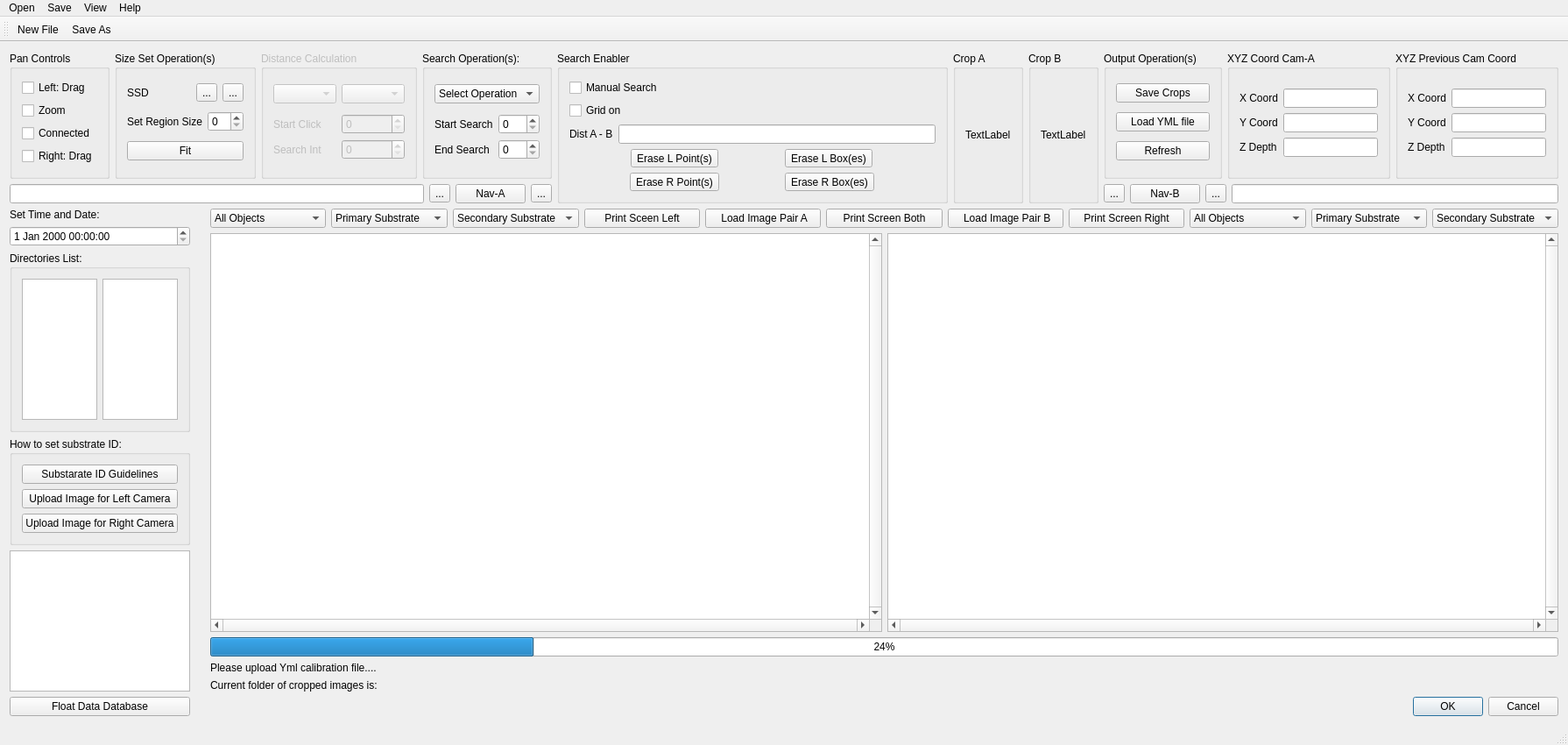
<?xml version="1.0" encoding="UTF-8"?>
<ui version="4.0">
 <class>MainWindow</class>
 <widget class="QMainWindow" name="MainWindow">
  <property name="geometry">
   <rect>
    <x>0</x>
    <y>0</y>
    <width>1790</width>
    <height>850</height>
   </rect>
  </property>
  <property name="windowTitle">
   <string>MainWindow</string>
  </property>
  <widget class="QWidget" name="centralWidget">
   <layout class="QGridLayout" name="gridLayout_12">
    <item row="0" column="3">
     <widget class="QGroupBox" name="groupBox_9">
      <property name="title">
       <string>Crop B</string>
      </property>
      <layout class="QGridLayout" name="gridLayout_11">
       <item row="0" column="0">
        <widget class="QLabel" name="labelCroppedB">
         <property name="text">
          <string>TextLabel</string>
         </property>
        </widget>
       </item>
      </layout>
     </widget>
    </item>
    <item row="0" column="4">
     <layout class="QVBoxLayout" name="verticalLayout_9">
      <item>
       <layout class="QHBoxLayout" name="horizontalLayout_13">
        <item>
         <widget class="QGroupBox" name="groupBox_3">
          <property name="title">
           <string>Output Operation(s)</string>
          </property>
          <layout class="QGridLayout" name="gridLayout_8">
           <item row="1" column="0">
            <widget class="QPushButton" name="loadYMLFile">
             <property name="text">
              <string>Load YML file</string>
             </property>
            </widget>
           </item>
           <item row="0" column="0">
            <widget class="QPushButton" name="saveCropsImgsBtn">
             <property name="text">
              <string>Save Crops</string>
             </property>
            </widget>
           </item>
           <item row="2" column="0">
            <widget class="QPushButton" name="refreshBtn">
             <property name="text">
              <string>Refresh</string>
             </property>
            </widget>
           </item>
          </layout>
         </widget>
        </item>
        <item>
         <widget class="QGroupBox" name="groupBox_2">
          <property name="title">
           <string>XYZ Coord Cam-A</string>
          </property>
          <layout class="QGridLayout" name="gridLayout_6">
           <item row="0" column="0">
            <layout class="QHBoxLayout" name="horizontalLayout_2">
             <item>
              <layout class="QVBoxLayout" name="verticalLayout_2">
               <item>
                <widget class="QLabel" name="label_2">
                 <property name="text">
                  <string>X Coord</string>
                 </property>
                </widget>
               </item>
               <item>
                <widget class="QLabel" name="label_3">
                 <property name="text">
                  <string>Y Coord</string>
                 </property>
                </widget>
               </item>
               <item>
                <widget class="QLabel" name="label_4">
                 <property name="text">
                  <string>Z Depth</string>
                 </property>
                </widget>
               </item>
              </layout>
             </item>
             <item>
              <layout class="QVBoxLayout" name="verticalLayout">
               <item>
                <widget class="QLineEdit" name="leftCoordX"/>
               </item>
               <item>
                <widget class="QLineEdit" name="leftCoordY"/>
               </item>
               <item>
                <widget class="QLineEdit" name="leftCoordDepth"/>
               </item>
              </layout>
             </item>
            </layout>
           </item>
          </layout>
         </widget>
        </item>
        <item>
         <widget class="QGroupBox" name="groupBox_5">
          <property name="title">
           <string>XYZ Previous Cam Coord</string>
          </property>
          <layout class="QGridLayout" name="gridLayout_7">
           <item row="0" column="0">
            <layout class="QHBoxLayout" name="horizontalLayout_4">
             <item>
              <layout class="QVBoxLayout" name="verticalLayout_7">
               <item>
                <widget class="QLabel" name="label_5">
                 <property name="text">
                  <string>X Coord</string>
                 </property>
                </widget>
               </item>
               <item>
                <widget class="QLabel" name="label_6">
                 <property name="text">
                  <string>Y Coord</string>
                 </property>
                </widget>
               </item>
               <item>
                <widget class="QLabel" name="label_7">
                 <property name="text">
                  <string>Z Depth</string>
                 </property>
                </widget>
               </item>
              </layout>
             </item>
             <item>
              <layout class="QVBoxLayout" name="verticalLayout_6">
               <item>
                <widget class="QLineEdit" name="pp_ax"/>
               </item>
               <item>
                <widget class="QLineEdit" name="pp_ay"/>
               </item>
               <item>
                <widget class="QLineEdit" name="pp_az"/>
               </item>
              </layout>
             </item>
            </layout>
           </item>
          </layout>
         </widget>
        </item>
       </layout>
      </item>
      <item>
       <layout class="QHBoxLayout" name="horizontalLayout_12">
        <item>
         <widget class="QToolButton" name="leftArrowCroppedB">
          <property name="text">
           <string>...</string>
          </property>
          <property name="icon">
           <iconset resource="res/res.qrc">
            <normaloff>:/res/leftArrow.png</normaloff>:/res/leftArrow.png</iconset>
          </property>
         </widget>
        </item>
        <item>
         <widget class="QPushButton" name="imageCroppedBBtn">
          <property name="text">
           <string>Nav-B</string>
          </property>
         </widget>
        </item>
        <item>
         <widget class="QToolButton" name="rightArrowCroppedB">
          <property name="text">
           <string>...</string>
          </property>
          <property name="icon">
           <iconset resource="res/res.qrc">
            <normaloff>:/res/rightArrow.png</normaloff>:/res/rightArrow.png</iconset>
          </property>
         </widget>
        </item>
        <item>
         <widget class="QLineEdit" name="lineEditfolderB"/>
        </item>
       </layout>
      </item>
     </layout>
    </item>
    <item row="1" column="0" colspan="5">
     <layout class="QHBoxLayout" name="horizontalLayout_8" stretch="1,90">
      <item>
       <layout class="QVBoxLayout" name="verticalLayout_4">
        <item>
         <widget class="QLabel" name="label_8">
          <property name="text">
           <string>Set Time and Date:</string>
          </property>
         </widget>
        </item>
        <item>
         <widget class="QDateTimeEdit" name="dateTimeEdit"/>
        </item>
        <item>
         <widget class="QGroupBox" name="groupBox_6">
          <property name="title">
           <string>Directories List:</string>
          </property>
          <layout class="QHBoxLayout" name="horizontalLayout">
           <item>
            <widget class="QListWidget" name="listWidget"/>
           </item>
           <item>
            <widget class="QListWidget" name="listWidget_2"/>
           </item>
          </layout>
         </widget>
        </item>
        <item>
         <layout class="QVBoxLayout" name="verticalLayout_3">
          <item>
           <widget class="QGroupBox" name="groupBox_7">
            <property name="title">
             <string>How to set substrate ID:</string>
            </property>
            <layout class="QGridLayout" name="gridLayout_3">
             <item row="0" column="0">
              <widget class="QPushButton" name="substrateIDGuideBtn">
               <property name="text">
                <string>Substarate ID Guidelines</string>
               </property>
              </widget>
             </item>
             <item row="1" column="0">
              <widget class="QPushButton" name="loadFromCustomPlotA">
               <property name="text">
                <string>Upload Image for Left Camera</string>
               </property>
              </widget>
             </item>
             <item row="2" column="0">
              <widget class="QPushButton" name="loadFromCustomPlotB">
               <property name="text">
                <string>Upload Image for Right Camera</string>
               </property>
              </widget>
             </item>
            </layout>
           </widget>
          </item>
          <item>
           <widget class="QTableView" name="recordLeftTableView"/>
          </item>
          <item>
           <layout class="QHBoxLayout" name="horizontalLayout_3"/>
          </item>
          <item>
           <widget class="QPushButton" name="pushButton_3">
            <property name="text">
             <string>Float Data Database</string>
            </property>
           </widget>
          </item>
         </layout>
        </item>
       </layout>
      </item>
      <item>
       <layout class="QHBoxLayout" name="horizontalLayout_7" stretch="1,90">
        <item>
         <spacer name="horizontalSpacer">
          <property name="orientation">
           <enum>Qt::Horizontal</enum>
          </property>
          <property name="sizeHint" stdset="0">
           <size>
            <width>13</width>
            <height>14</height>
           </size>
          </property>
         </spacer>
        </item>
        <item>
         <layout class="QVBoxLayout" name="verticalLayout_5" stretch="1,90,0,0,0,0">
          <item>
           <layout class="QHBoxLayout" name="horizontalLayout_6" stretch="0,0,0,0,0,0,0,0,0,0,0">
            <item>
             <widget class="QComboBox" name="leftCamMenuComboBox">
              <item>
               <property name="text">
                <string>All Objects</string>
               </property>
              </item>
              <item>
               <property name="text">
                <string>Selected Object</string>
               </property>
              </item>
              <item>
               <property name="text">
                <string>No Objects</string>
               </property>
              </item>
             </widget>
            </item>
            <item>
             <widget class="QComboBox" name="primarySubComboBoxLeft">
              <item>
               <property name="text">
                <string>Primary Substrate</string>
               </property>
              </item>
              <item>
               <property name="text">
                <string>Rock</string>
               </property>
              </item>
              <item>
               <property name="text">
                <string>Boulder</string>
               </property>
              </item>
              <item>
               <property name="text">
                <string>Cobble</string>
               </property>
              </item>
              <item>
               <property name="text">
                <string>Pebble</string>
               </property>
              </item>
              <item>
               <property name="text">
                <string>Sand</string>
               </property>
              </item>
              <item>
               <property name="text">
                <string>Mud</string>
               </property>
              </item>
             </widget>
            </item>
            <item>
             <widget class="QComboBox" name="secondarySubComboBoxLeft">
              <item>
               <property name="text">
                <string>Secondary Substrate</string>
               </property>
              </item>
              <item>
               <property name="text">
                <string>Rock</string>
               </property>
              </item>
              <item>
               <property name="text">
                <string>Boulder</string>
               </property>
              </item>
              <item>
               <property name="text">
                <string>Cobble</string>
               </property>
              </item>
              <item>
               <property name="text">
                <string>Pebble</string>
               </property>
              </item>
              <item>
               <property name="text">
                <string>Sand</string>
               </property>
              </item>
              <item>
               <property name="text">
                <string>Mud</string>
               </property>
              </item>
             </widget>
            </item>
            <item>
             <widget class="QPushButton" name="addNewRecordBtn">
              <property name="text">
               <string>Print Sceen Left</string>
              </property>
             </widget>
            </item>
            <item>
             <widget class="QPushButton" name="loadPairA">
              <property name="text">
               <string> Load Image Pair A</string>
              </property>
             </widget>
            </item>
            <item>
             <widget class="QPushButton" name="bothPrintScreen">
              <property name="text">
               <string>Print Screen Both</string>
              </property>
             </widget>
            </item>
            <item>
             <widget class="QPushButton" name="loadPairB">
              <property name="text">
               <string> Load Image Pair B</string>
              </property>
             </widget>
            </item>
            <item>
             <widget class="QPushButton" name="printScreenRight">
              <property name="text">
               <string>Print Screen Right</string>
              </property>
             </widget>
            </item>
            <item>
             <widget class="QComboBox" name="rightCamMenuComboBox">
              <item>
               <property name="text">
                <string>All Objects</string>
               </property>
              </item>
              <item>
               <property name="text">
                <string>Selected Object</string>
               </property>
              </item>
              <item>
               <property name="text">
                <string>No Objects</string>
               </property>
              </item>
             </widget>
            </item>
            <item>
             <widget class="QComboBox" name="primarySubComboBoxRight">
              <item>
               <property name="text">
                <string>Primary Substrate</string>
               </property>
              </item>
              <item>
               <property name="text">
                <string>Rock</string>
               </property>
              </item>
              <item>
               <property name="text">
                <string>Boulder</string>
               </property>
              </item>
              <item>
               <property name="text">
                <string>Cobble</string>
               </property>
              </item>
              <item>
               <property name="text">
                <string>Pebble</string>
               </property>
              </item>
              <item>
               <property name="text">
                <string>Sand</string>
               </property>
              </item>
              <item>
               <property name="text">
                <string>Mud</string>
               </property>
              </item>
             </widget>
            </item>
            <item>
             <widget class="QComboBox" name="secondarySubComboBoxRight">
              <item>
               <property name="text">
                <string>Secondary Substrate</string>
               </property>
              </item>
              <item>
               <property name="text">
                <string>Rock</string>
               </property>
              </item>
              <item>
               <property name="text">
                <string>Boulder</string>
               </property>
              </item>
              <item>
               <property name="text">
                <string>Cobble</string>
               </property>
              </item>
              <item>
               <property name="text">
                <string>Pebble</string>
               </property>
              </item>
              <item>
               <property name="text">
                <string>Sand</string>
               </property>
              </item>
              <item>
               <property name="text">
                <string>Mud</string>
               </property>
              </item>
             </widget>
            </item>
           </layout>
          </item>
          <item>
           <layout class="QHBoxLayout" name="horizontalLayout_5">
            <item>
             <widget class="MGraphicsViewBothDrag" name="leftView">
              <property name="verticalScrollBarPolicy">
               <enum>Qt::ScrollBarAlwaysOn</enum>
              </property>
              <property name="horizontalScrollBarPolicy">
               <enum>Qt::ScrollBarAlwaysOn</enum>
              </property>
              <property name="dragMode">
               <enum>QGraphicsView::ScrollHandDrag</enum>
              </property>
              <property name="rubberBandSelectionMode">
               <enum>Qt::IntersectsItemShape</enum>
              </property>
             </widget>
            </item>
            <item>
             <widget class="MGraphicsViewBothDrag" name="rightView">
              <property name="verticalScrollBarPolicy">
               <enum>Qt::ScrollBarAlwaysOn</enum>
              </property>
              <property name="horizontalScrollBarPolicy">
               <enum>Qt::ScrollBarAlwaysOn</enum>
              </property>
              <property name="dragMode">
               <enum>QGraphicsView::ScrollHandDrag</enum>
              </property>
             </widget>
            </item>
           </layout>
          </item>
          <item>
           <widget class="QProgressBar" name="matchProgressBarLeft">
            <property name="value">
             <number>24</number>
            </property>
           </widget>
          </item>
          <item>
           <widget class="QLabel" name="labelYmlCamA">
            <property name="text">
             <string>Please upload Yml calibration file....</string>
            </property>
           </widget>
          </item>
          <item>
           <widget class="QLabel" name="savedCropsLabelA">
            <property name="text">
             <string>Current folder of cropped images is: </string>
            </property>
           </widget>
          </item>
          <item>
           <widget class="QDialogButtonBox" name="buttonBox">
            <property name="standardButtons">
             <set>QDialogButtonBox::Cancel|QDialogButtonBox::Ok</set>
            </property>
           </widget>
          </item>
         </layout>
        </item>
       </layout>
      </item>
     </layout>
    </item>
    <item row="0" column="2">
     <widget class="QGroupBox" name="groupBox_11">
      <property name="title">
       <string>Crop A</string>
      </property>
      <layout class="QGridLayout" name="gridLayout_10">
       <item row="0" column="0">
        <widget class="QLabel" name="labelCroppedA">
         <property name="text">
          <string>TextLabel</string>
         </property>
        </widget>
       </item>
      </layout>
     </widget>
    </item>
    <item row="0" column="0">
     <layout class="QVBoxLayout" name="verticalLayout_8">
      <item>
       <layout class="QHBoxLayout" name="horizontalLayout_14">
        <item>
         <widget class="QGroupBox" name="groupBox_10">
          <property name="title">
           <string>Pan Controls</string>
          </property>
          <layout class="QGridLayout" name="gridLayout">
           <item row="2" column="0">
            <widget class="QCheckBox" name="connectCheckBox">
             <property name="text">
              <string>Connected</string>
             </property>
            </widget>
           </item>
           <item row="3" column="0">
            <widget class="QCheckBox" name="rightSidePan">
             <property name="text">
              <string>Right: Drag</string>
             </property>
            </widget>
           </item>
           <item row="0" column="0">
            <widget class="QCheckBox" name="leftSidePan">
             <property name="text">
              <string>Left: Drag</string>
             </property>
            </widget>
           </item>
           <item row="1" column="0">
            <widget class="QCheckBox" name="zoomSelect">
             <property name="text">
              <string>Zoom</string>
             </property>
            </widget>
           </item>
          </layout>
         </widget>
        </item>
        <item>
         <widget class="QGroupBox" name="groupBox_8">
          <property name="title">
           <string>Size Set Operation(s)</string>
          </property>
          <layout class="QGridLayout" name="gridLayout_2">
           <item row="0" column="0">
            <layout class="QHBoxLayout" name="horizontalLayout_9">
             <item>
              <widget class="QLabel" name="label_9">
               <property name="text">
                <string>SSD</string>
               </property>
              </widget>
             </item>
             <item>
              <widget class="QToolButton" name="toolButton">
               <property name="text">
                <string>...</string>
               </property>
               <property name="icon">
                <iconset resource="res/res.qrc">
                 <normaloff>:/res/graph3.png</normaloff>:/res/graph3.png</iconset>
               </property>
              </widget>
             </item>
             <item>
              <widget class="QToolButton" name="cutToolBtn">
               <property name="text">
                <string>...</string>
               </property>
              </widget>
             </item>
            </layout>
           </item>
           <item row="1" column="0">
            <layout class="QHBoxLayout" name="horizontalLayout_10">
             <item>
              <widget class="QLabel" name="label_10">
               <property name="text">
                <string>Set Region Size</string>
               </property>
              </widget>
             </item>
             <item>
              <widget class="QSpinBox" name="regionSizeSpinBox"/>
             </item>
            </layout>
           </item>
           <item row="2" column="0">
            <widget class="QPushButton" name="fitBtn">
             <property name="text">
              <string>Fit</string>
             </property>
            </widget>
           </item>
          </layout>
         </widget>
        </item>
        <item>
         <widget class="QGroupBox" name="boxDistCalc">
          <property name="enabled">
           <bool>false</bool>
          </property>
          <property name="title">
           <string>Distance Calculation</string>
          </property>
          <layout class="QGridLayout" name="gridLayout_4">
           <item row="1" column="0">
            <layout class="QHBoxLayout" name="horizontalLayout_16">
             <item>
              <widget class="QComboBox" name="comboBoxColor"/>
             </item>
             <item>
              <widget class="QComboBox" name="comboBoxSize"/>
             </item>
            </layout>
           </item>
           <item row="2" column="0">
            <layout class="QHBoxLayout" name="horizontalLayout_18">
             <item>
              <layout class="QVBoxLayout" name="verticalLayout_13">
               <item>
                <widget class="QLabel" name="label_13">
                 <property name="text">
                  <string>Start Click</string>
                 </property>
                </widget>
               </item>
               <item>
                <widget class="QLabel" name="label_14">
                 <property name="text">
                  <string>Search Int</string>
                 </property>
                </widget>
               </item>
              </layout>
             </item>
             <item>
              <layout class="QVBoxLayout" name="verticalLayout_12">
               <item>
                <widget class="QSpinBox" name="threshSpinBoxLeft"/>
               </item>
               <item>
                <widget class="QSpinBox" name="threshSpinBoxRight">
                 <property name="maximum">
                  <number>99999</number>
                 </property>
                </widget>
               </item>
              </layout>
             </item>
            </layout>
           </item>
          </layout>
         </widget>
        </item>
        <item>
         <widget class="QGroupBox" name="groupBox">
          <property name="title">
           <string>Search Operation(s):</string>
          </property>
          <layout class="QGridLayout" name="gridLayout_5">
           <item row="0" column="0">
            <widget class="QComboBox" name="comboBoxImgA">
             <item>
              <property name="text">
               <string>Select Operation</string>
              </property>
             </item>
             <item>
              <property name="text">
               <string>Point</string>
              </property>
             </item>
             <item>
              <property name="text">
               <string>Area</string>
              </property>
             </item>
            </widget>
           </item>
           <item row="1" column="0">
            <layout class="QHBoxLayout" name="horizontalLayout_15">
             <item>
              <layout class="QVBoxLayout" name="verticalLayout_11">
               <item>
                <widget class="QLabel" name="label_11">
                 <property name="text">
                  <string>Start Search</string>
                 </property>
                </widget>
               </item>
               <item>
                <widget class="QLabel" name="label_12">
                 <property name="text">
                  <string>End Search</string>
                 </property>
                </widget>
               </item>
              </layout>
             </item>
             <item>
              <layout class="QVBoxLayout" name="verticalLayout_10">
               <item>
                <widget class="QSpinBox" name="xSearchStart"/>
               </item>
               <item>
                <widget class="QSpinBox" name="xSearchEnd"/>
               </item>
              </layout>
             </item>
            </layout>
           </item>
          </layout>
         </widget>
        </item>
       </layout>
      </item>
      <item>
       <layout class="QHBoxLayout" name="horizontalLayout_11">
        <item>
         <widget class="QLineEdit" name="lineEditfolderA"/>
        </item>
        <item>
         <widget class="QToolButton" name="leftArrowCroppedA">
          <property name="text">
           <string>...</string>
          </property>
          <property name="icon">
           <iconset resource="res/res.qrc">
            <normaloff>:/res/leftArrow.png</normaloff>:/res/leftArrow.png</iconset>
          </property>
         </widget>
        </item>
        <item>
         <widget class="QPushButton" name="imageCroppedABtn">
          <property name="text">
           <string>Nav-A</string>
          </property>
         </widget>
        </item>
        <item>
         <widget class="QToolButton" name="rightArrowCroppedA">
          <property name="text">
           <string>...</string>
          </property>
          <property name="icon">
           <iconset resource="res/res.qrc">
            <normaloff>:/res/rightArrow.png</normaloff>:/res/rightArrow.png</iconset>
          </property>
         </widget>
        </item>
       </layout>
      </item>
     </layout>
    </item>
    <item row="0" column="1">
     <widget class="QGroupBox" name="groupBox_12">
      <property name="title">
       <string>Search Enabler</string>
      </property>
      <layout class="QGridLayout" name="gridLayout_13">
       <item row="0" column="0">
        <layout class="QGridLayout" name="gridLayout_9">
         <item row="0" column="0">
          <widget class="QCheckBox" name="checkBoxDetectClick">
           <property name="text">
            <string>Manual Search</string>
           </property>
          </widget>
         </item>
         <item row="1" column="0">
          <widget class="QCheckBox" name="checkBoxGridShow">
           <property name="text">
            <string>Grid on</string>
           </property>
          </widget>
         </item>
         <item row="2" column="0">
          <layout class="QHBoxLayout" name="horizontalLayout_17">
           <item>
            <widget class="QLabel" name="label">
             <property name="text">
              <string>Dist A - B</string>
             </property>
            </widget>
           </item>
           <item>
            <widget class="QLineEdit" name="distAB"/>
           </item>
          </layout>
         </item>
         <item row="3" column="0">
          <layout class="QHBoxLayout" name="horizontalLayout_19">
           <item>
            <widget class="QToolButton" name="eraseLPointsBtn">
             <property name="text">
              <string>Erase L Point(s)</string>
             </property>
            </widget>
           </item>
           <item>
            <widget class="QToolButton" name="eraseLBoxesBtn">
             <property name="text">
              <string>Erase L Box(es)</string>
             </property>
            </widget>
           </item>
          </layout>
         </item>
         <item row="4" column="0">
          <layout class="QHBoxLayout" name="horizontalLayout_20">
           <item>
            <widget class="QToolButton" name="eraseRPointsBtn">
             <property name="text">
              <string>Erase R Point(s)</string>
             </property>
            </widget>
           </item>
           <item>
            <widget class="QToolButton" name="eraseRBoxesBtn">
             <property name="text">
              <string>Erase R Box(es)</string>
             </property>
            </widget>
           </item>
          </layout>
         </item>
        </layout>
       </item>
      </layout>
     </widget>
    </item>
   </layout>
  </widget>
  <widget class="QMenuBar" name="menuBar">
   <property name="geometry">
    <rect>
     <x>0</x>
     <y>0</y>
     <width>1790</width>
     <height>22</height>
    </rect>
   </property>
   <widget class="QMenu" name="menuOpen">
    <property name="title">
     <string>Open</string>
    </property>
    <addaction name="actionNew_File"/>
    <addaction name="actionClose"/>
   </widget>
   <widget class="QMenu" name="menuSave">
    <property name="title">
     <string>Save</string>
    </property>
    <addaction name="actionSave_As"/>
    <addaction name="Extract_csv_file"/>
   </widget>
   <widget class="QMenu" name="menuView">
    <property name="title">
     <string>View</string>
    </property>
    <addaction name="actionFit"/>
   </widget>
   <widget class="QMenu" name="menuHelp">
    <property name="title">
     <string>Help</string>
    </property>
    <addaction name="actionHelp"/>
   </widget>
   <addaction name="menuOpen"/>
   <addaction name="menuSave"/>
   <addaction name="menuView"/>
   <addaction name="menuHelp"/>
  </widget>
  <widget class="QToolBar" name="mainToolBar">
   <attribute name="toolBarArea">
    <enum>TopToolBarArea</enum>
   </attribute>
   <attribute name="toolBarBreak">
    <bool>false</bool>
   </attribute>
   <addaction name="actionNew_File"/>
   <addaction name="actionSave_As"/>
  </widget>
  <widget class="QStatusBar" name="statusBar"/>
  <action name="actionClose">
   <property name="icon">
    <iconset resource="res/res.qrc">
     <normaloff>:/res/close2.png</normaloff>:/res/close2.png</iconset>
   </property>
   <property name="text">
    <string>Close</string>
   </property>
   <property name="shortcut">
    <string>Ctrl+Q</string>
   </property>
  </action>
  <action name="actionNew_File">
   <property name="icon">
    <iconset resource="res/res.qrc">
     <normaloff>:/res/new_file2.png</normaloff>:/res/new_file2.png</iconset>
   </property>
   <property name="text">
    <string>New File</string>
   </property>
   <property name="shortcut">
    <string>Ctrl+N</string>
   </property>
  </action>
  <action name="actionSave_As">
   <property name="icon">
    <iconset resource="res/res.qrc">
     <normaloff>:/res/openfile.png</normaloff>:/res/openfile.png</iconset>
   </property>
   <property name="text">
    <string>Save As</string>
   </property>
   <property name="toolTip">
    <string>Open</string>
   </property>
   <property name="shortcut">
    <string>Ctrl+S</string>
   </property>
  </action>
  <action name="Extract_csv_file">
   <property name="icon">
    <iconset resource="res/res.qrc">
     <normaloff>:/res/save.png</normaloff>:/res/save.png</iconset>
   </property>
   <property name="text">
    <string>Extract txt file</string>
   </property>
   <property name="toolTip">
    <string>Extract txt file</string>
   </property>
   <property name="shortcut">
    <string>Ctrl+P</string>
   </property>
  </action>
  <action name="actionFit">
   <property name="icon">
    <iconset resource="res/res.qrc">
     <normaloff>:/res/graph4.png</normaloff>:/res/graph4.png</iconset>
   </property>
   <property name="text">
    <string>Fit</string>
   </property>
   <property name="shortcut">
    <string>Ctrl+F</string>
   </property>
  </action>
  <action name="actionHelp">
   <property name="text">
    <string>Help</string>
   </property>
   <property name="shortcut">
    <string>Ctrl+H</string>
   </property>
  </action>
 </widget>
 <layoutdefault spacing="6" margin="11"/>
 <customwidgets>
  <customwidget>
   <class>MGraphicsViewBothDrag</class>
   <extends>QGraphicsView</extends>
   <header>graphicsviewbothdrag.h</header>
  </customwidget>
 </customwidgets>
 <resources>
  <include location="res/res.qrc"/>
 </resources>
 <connections/>
</ui>
